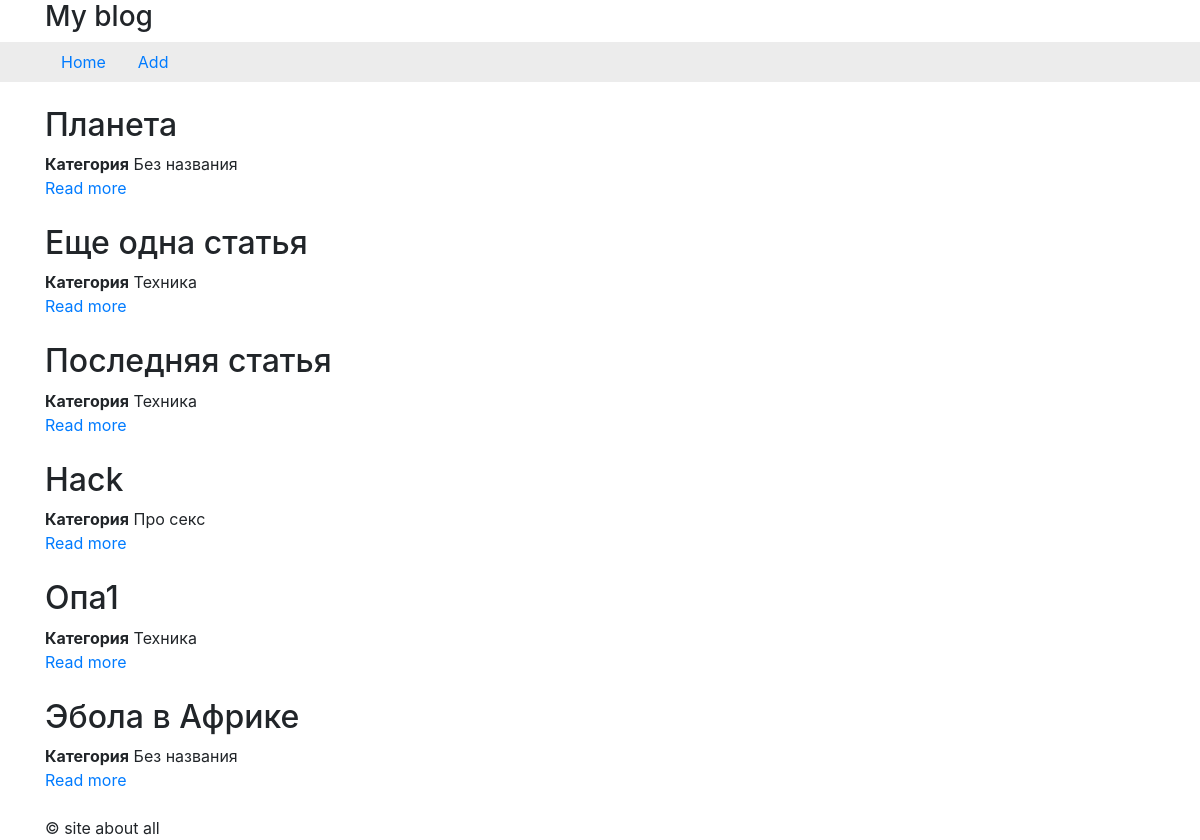
Before: / with the older database file.
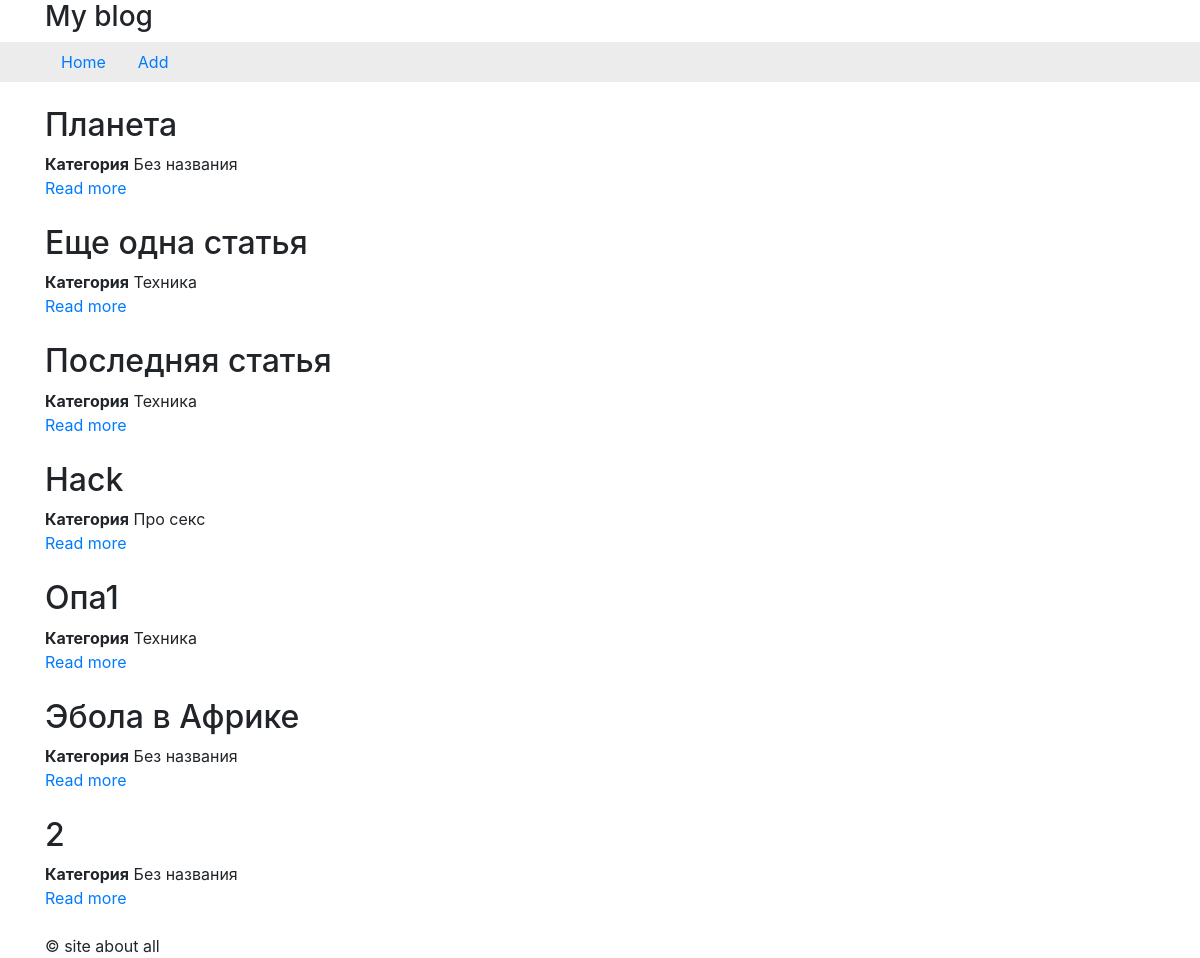
After: the same page with the newer database file.
### tables this page shows
CREATE TABLE `articles` (
  `id_article` int(10) UNSIGNED NOT NULL,
  `id_category` int(10) UNSIGNED NOT NULL,
  `title` varchar(32) NOT NULL,
  `text` varchar(512) NOT NULL,
  `date` timestamp NOT NULL DEFAULT current_timestamp()
);

CREATE TABLE `categories` (
  `id_category` int(10) UNSIGNED NOT NULL,
  `title` varchar(32) NOT NULL,
  `url` varchar(32) NOT NULL
);

### core/utils.php (called while the page is built, shortened)
<?php
function template(string $name, array $params = []) : string {
  $str = "tpl/$name.php";
  extract($params);
  include($str);
  $res = ob_get_clean();
  return $res;
}

### controllers/indexController.php (called while the page is built)
<?php
	$articles = getAllArticles();
	$pageTitle = 'Главная';
	$pageContent = template('tpl_index', [
		'articles' => $articles
	]);
?>

### model/articles.php (called while the page is built, shortened)
<?php
	include_once("core/db.php");
	function getAllArticles(){
		$sql = "SELECT * FROM articles";
		$query = dbQuery($sql);
		$result = $query->fetchAll(PDO::FETCH_ASSOC);
		return $result;
	}

### core/db.php (called while the page is built, shortened)
<?php
  function dbInstance() {
    static $db;
    if($db === null) {
      $db = new PDO('mysql:host=localhost;dbname=lesson4_dz;charset=UTF8', 'root', 'root');
    }
    return $db;
  }
  function dbQuery(string $sql, array $params = []) {
		$query = dbInstance()->prepare($sql);
		$query-> execute($params);
		return $query;
  }

### model/categories.php (called while the page is built, shortened)
<?php
  include_once("core/db.php");
  function getCategory(string $id){
    $sql = "SELECT * FROM categories WHERE id_category = $id";
    $query = dbQuery($sql);
    $result = $query->fetch(PDO::FETCH_ASSOC);
    return $result;
  }

### tpl/tpl_index.php (the view)
<div class="articles">
	<? foreach($articles as $article):
		$category = getCategory($article['id_category']);
		?>
		<div class="article">
			<h2><?=$article['title']?></h2>
			<span><strong>Категория</strong> <?=$category['title']?></span> <br>
			<a href="<?=BASE_URL?>article/id=<?=$article['id_article']?>">Read more</a>
			<br>
			<br>
		</div>
	<? endforeach; ?>
</div>

### tpl/base/tpl_main.php (shortened to what this page needs)
<!DOCTYPE html>
<html lang="en">
<head>
		<link rel="stylesheet" href="<?=BASE_URL?>assets/bootstrap.css">
</head>
<body>
	<div class="page-wrap">
		<header class="site-header">
			<div class="container">
				<h1 class="logo__title h3">My blog</h1>
			</div>
			<nav class="site-nav">
				<div class="container">
					<ul class="nav">
						<li class="nav-item">
							<a class="nav-link" href="<?=BASE_URL?>">Home</a>
						</li>
						<li class="nav-item">
							<a class="nav-link" href="<?=BASE_URL?>add">Add</a>
						</li>
					</ul>
				</div>
			</nav>
		</header>
		<div class="site-content">
			<div class="container">
				<?=$content?>
			</div>
		</div>
		<footer class="site-footer">
			<div class="container">
				&copy; site about all
			</div>
		</footer>
	</div>
</body>
</html>

### index.php
<?php
include_once('model/articles.php');
include_once('model/categories.php');
include_once('core/utils.php');
$name = $_GET['c'] ?? 'index';
$pathFull = 'controllers/' . $name .'Controller.php';
$pageTitle = 'Project';
$pageContent = '';
if(file_exists($pathFull)) {
  include_once($pathFull);
} else {
  include_once("controllers/404Controller.php");
}
$mainTemplate = template('base/tpl_main', [
  'title' => $pageTitle,
  'content' => $pageContent
]);
echo $mainTemplate;

### tpl/base/tpl_main.php (style rules this page uses)
.page-wrap { display: flex; flex-direction: column; min-height: 100vh; }
.site-footer { margin-top: auto; }
header { margin-bottom: 1.5rem; }
nav { background-color: #ececec; margin-top: 0.5rem; }

Changed rows visible on the page:
added articles: title "2", id_category.title "Без названия"
